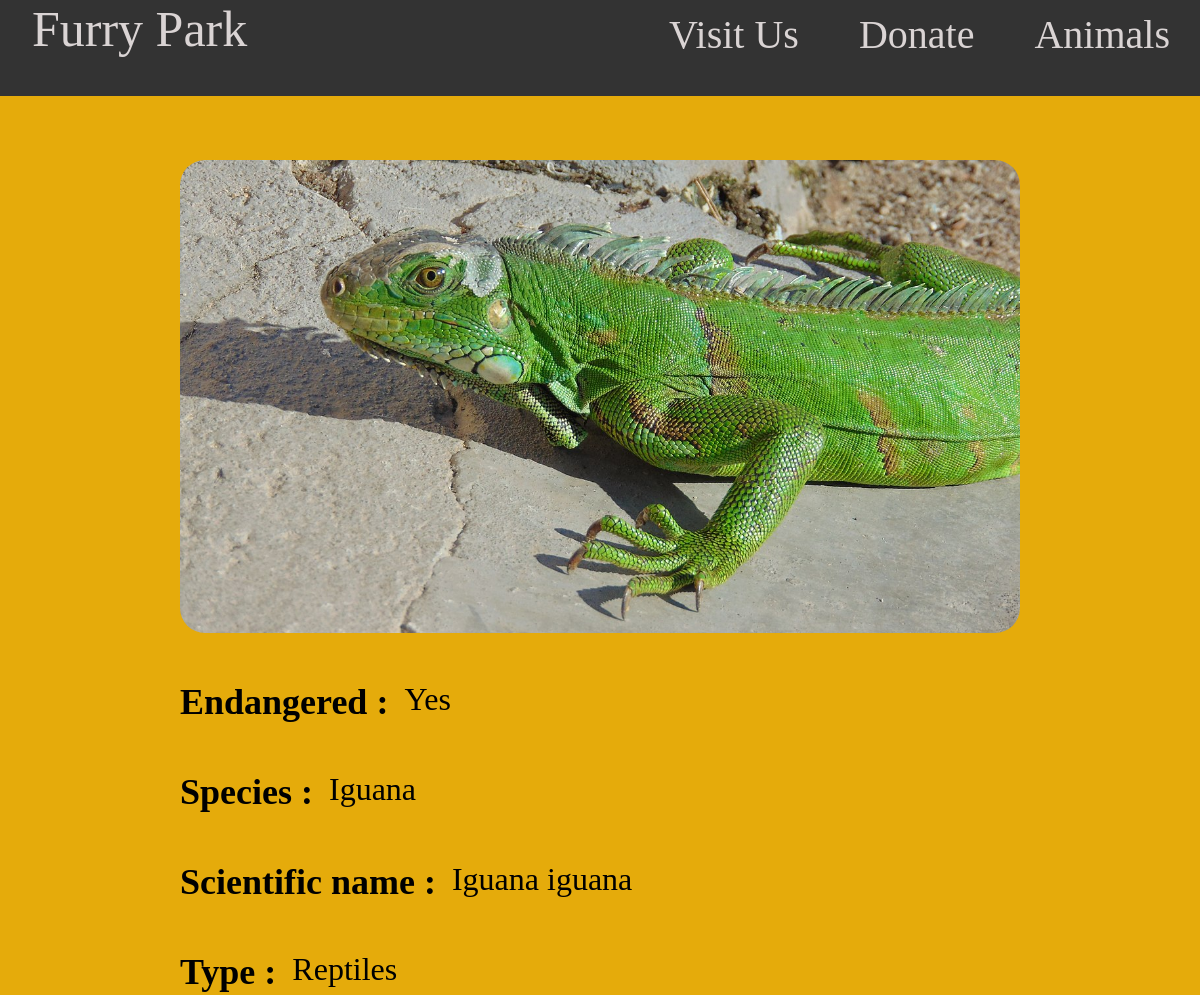
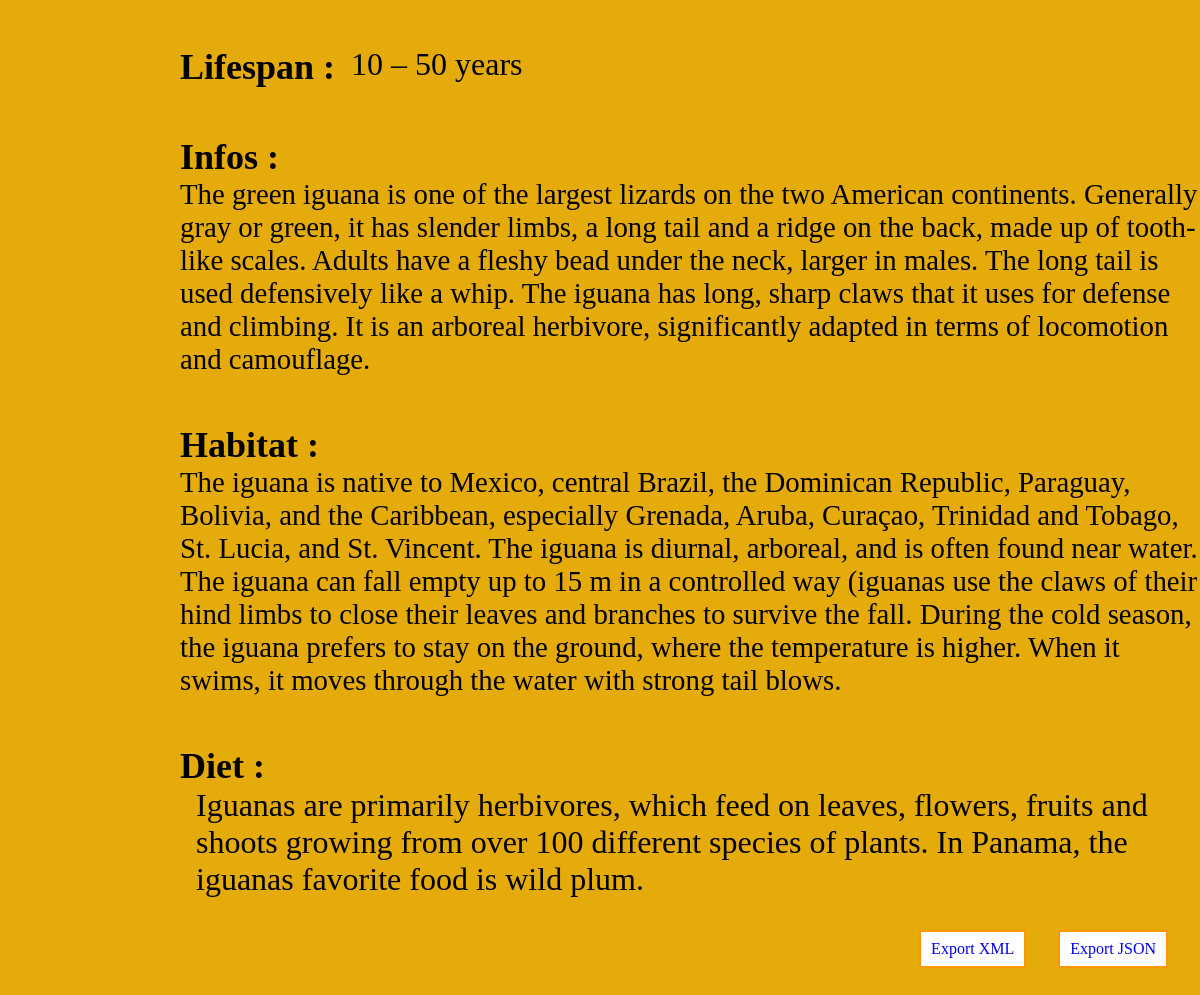
Page /PHP/animal_temp.php?species=Iguana on the committed database (2 pictures, top to bottom).
### tables this page shows
CREATE TABLE `animals` (
  `id` int(11) NOT NULL,
  `species` varchar(100) NOT NULL,
  `scientific` varchar(50) NOT NULL,
  `type` varchar(50) NOT NULL,
  `lifespan` varchar(50) NOT NULL,
  `description` varchar(15000) NOT NULL,
  `habitat` varchar(1500) NOT NULL,
  `diet` varchar(1300) NOT NULL,
  `diet_filter` varchar(50) NOT NULL,
  `habitat_filter` varchar(50) NOT NULL,
  `endangered` tinyint(1) NOT NULL,
  `path` varchar(100) NOT NULL
);

### PHP/animal_temp.php (the view, shortened to what this page needs)
<!DOCTYPE html>
<html lang="en">
<head>
    <link rel="stylesheet" href="../CSS/animals.css">
</head>
<body>
<header class="header">
    <a href="index.php" class="logo" target="_self">Furry Park</a>
    <nav class="nav">
        <ul class="menu">
            <li><a href="../HTML/visit.html">Visit Us</a></li>
            <li><a href="../HTML/donate.html">Donate</a></li>
            <li><a href="animals.php">Animals</a></li>
        </ul>
    </nav>
</header>
<div class="poze">
    <?php
    $animal_id = $_GET['species'];
    $db = mysqli_connect('localhost', 'root', '', 'accounts');
    $query = "SELECT * FROM animals WHERE species = '$animal_id' ";
    $result = $db->query($query);
    $row = $result->fetch_assoc();
    while ($row) {
        echo
            "<div class='chenar'>" .
            "<img src=" . $row['path'] . " class= 'pozeanimale'>";
        if ($row['endangered'] == 1)
            echo "<div class = 'bucati'>
                 <div class = 'text'>" . "<h2>Endangered : </h2>" . "</div>" .
                "<div class = 'info_anim' > Yes <br>" . "</div>" .
                "</div>";
        else echo "<div class = 'bucati'>
                <div class = 'text'>" . "<h2>Endangered : </h2>" . "</div>" .
            "<div class = 'info_anim' > No <br>" . "</div>" .
            "</div>";
        echo "<div class = 'bucati'>" .
            "<div class = 'text'>" . "<h2>Species : </h2>" . "</div>" .
            "<div class = 'info_anim' >" . $row["species"] . "<br>" . "</div>" .
            "</div>" .
            "<div class = 'bucati'>" .
            "<div class = 'text'>" . "<h2>Scientific name : </h2>" . "</div>" .
            "<div class = 'info_anim' >" . $row["scientific"] . "<br>" . "</div>" .
            "</div>" .
            "<div class = 'bucati'>" .
            "<div class = 'text'>" . "<h2>Type : </h2>" . "</div>" .
            "<div class = 'info_anim' >" . $row["type"] . "<br>" . "</div>" .
            "</div>" .
            "<div class = 'bucati'>" .
            "<div class = 'text'>" . "<h2>Lifespan : </h2>" . "</div>" .
            "<div class = 'info_anim' >" . $row["lifespan"] . "<br>" . "</div>" .
            "</div>" .
            "<div class = 'bucati2'>" .
            "<div class = 'text'>" . "<h2>Infos : </h2>" . "</div>" .
            "<div class = 'info' >" . $row["description"] . "<br>" . "</div>" .
            "</div>" .
            "<div class = 'bucati2'>" .
            "<div class = 'text'>" . "<h2>Habitat : </h2>" . "</div>" .
            "<div class = 'info' >" . $row["habitat"] . "<br>" . "</div>" .
            "</div>" .
            "<div class = 'bucati2'>" .
                "<div class = 'text'>" . "<h2>Diet : </h2>" . "</div>" .
                "<div class = 'info_anim' >" . $row["diet"] . "<br>" . "</div>" .
            "</div>" .
            "<div class = 'button'>" .
            "<a href ='exportJSON.php?species=" . $row["species"] . "' target = '_self' >" . "Export JSON" . "</a>" .
            "</div>" .
            "<div class = 'button'>" .
            "<a href ='exportXML.php?species=" . $row["species"] . "' >" . "Export XML" . "</a>" .
            "</div>" .
            "</div>";
        $row = $result->fetch_assoc();
    }
    ?>
</div>
</body>
</html>

### CSS/animals.css (style rules this page uses)
* { margin: 0px; padding: 0px; box-sizing: border-box; }
a { text-decoration: none; }
ul { list-style: none; }
.header { background-color: #333; position: relative; top: 0; width: 100%; height: 6rem; }
.logo { display: inline-block; color: rgb(218, 212, 212); font-size: 50px; margin-left: 2rem; }
.nav { width: 100%; height: 100%; position: fixed; background-color: #333; overflow: hidden; z-index: 99; }
.menu a { display: block; padding: 30px; color: rgb(218, 212, 212); font-size: 250%; margin-top: 5rem; }
.nav { max-height: 0; transition: max-height .5s ease-out; }
.button { margin-bottom: 1rem; display: block; border: 2px solid black; background-color: white; padding: 8px 10px; font-size: 16px; cursor: pointer; border-color: #ff9800; color: orange; }
.pozeanimale { border-radius: 25px; margin-left: 20%; margin-top: 3rem; display: block; width: 70%; }
.chenar { background-color: #e5ab0b; }
.poze { display: flex; background-color:#e57b2c; }
@media (min-width: 900px) { .nav { max-height: none; top: 0; position: sticky; float: right; width: fit-content; } }
@media (min-width: 900px) { .menu li { float: left; top: 0; } }
@media (min-width: 900px) { .menu a { margin-top: -1.2rem; } }

### rows in the picture
animals: path (picture), shows "Endangered :", endangered "Yes", species "Iguana", scientific "Iguana iguana", type "Reptiles", lifespan "10 – 50 years", description "The green iguana is one of the largest lizards on the two American continents. Generally gray or green, it has slender limbs, a long tail and a ridge on the back, made up of tooth-like scales. Adults have a fleshy bead under the neck, larger in males. The long tail is used defensively like a whip. The iguana has long, sharp claws that it uses for defense and climbing. It is an arboreal herbivore, significantly adapted in terms of locomotion and camouflage.", habitat "The iguana is native to Mexico, central Brazil, the Dominican Republic, Paraguay, Bolivia, and the Caribbean, especially Grenada, Aruba, Curaçao, Trinidad and Tobago, St. Lucia, and St. Vincent. The iguana is diurnal, arboreal, and is often found near water. The iguana can fall empty up to 15 m in a controlled way (iguanas use the claws of their hind limbs to close their leaves and branches to survive the fall. During the cold season, the iguana prefers to stay on the ground, where the temperature is higher. When it swims, it moves through the water with strong tail blows.", diet "Iguanas are primarily herbivores, which feed on leaves, flowers, fruits and shoots growing from over 100 different species of plants. In Panama, the iguanas favorite food is wild plum."
